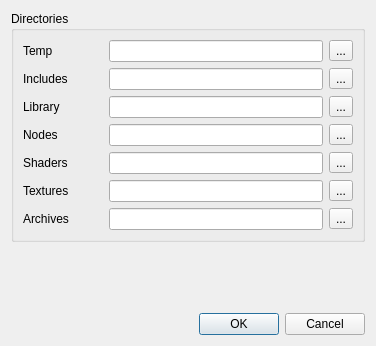
<?xml version="1.0" encoding="UTF-8"?>
<ui version="4.0">
 <class>SettingsSetup</class>
 <widget class="QDialog" name="SettingsSetup">
  <property name="geometry">
   <rect>
    <x>0</x>
    <y>0</y>
    <width>376</width>
    <height>346</height>
   </rect>
  </property>
  <property name="sizePolicy">
   <sizepolicy hsizetype="Preferred" vsizetype="Minimum">
    <horstretch>1</horstretch>
    <verstretch>0</verstretch>
   </sizepolicy>
  </property>
  <property name="minimumSize">
   <size>
    <width>0</width>
    <height>0</height>
   </size>
  </property>
  <property name="maximumSize">
   <size>
    <width>16777215</width>
    <height>16777215</height>
   </size>
  </property>
  <property name="windowTitle">
   <string>Settings Setup</string>
  </property>
  <property name="sizeGripEnabled">
   <bool>false</bool>
  </property>
  <layout class="QVBoxLayout" name="verticalLayout_2">
   <item>
    <widget class="QGroupBox" name="grp_dirs">
     <property name="sizePolicy">
      <sizepolicy hsizetype="Preferred" vsizetype="Fixed">
       <horstretch>0</horstretch>
       <verstretch>0</verstretch>
      </sizepolicy>
     </property>
     <property name="minimumSize">
      <size>
       <width>0</width>
       <height>0</height>
      </size>
     </property>
     <property name="maximumSize">
      <size>
       <width>16777215</width>
       <height>16777215</height>
      </size>
     </property>
     <property name="title">
      <string>Directories</string>
     </property>
     <layout class="QVBoxLayout" name="verticalLayout">
      <item>
       <layout class="QHBoxLayout" name="hl_temp" stretch="0,1,0">
        <property name="sizeConstraint">
         <enum>QLayout::SetMinimumSize</enum>
        </property>
        <item>
         <widget class="QLabel" name="label_temp">
          <property name="minimumSize">
           <size>
            <width>80</width>
            <height>0</height>
           </size>
          </property>
          <property name="maximumSize">
           <size>
            <width>80</width>
            <height>16777215</height>
           </size>
          </property>
          <property name="baseSize">
           <size>
            <width>60</width>
            <height>0</height>
           </size>
          </property>
          <property name="text">
           <string>Temp</string>
          </property>
         </widget>
        </item>
        <item>
         <widget class="QLineEdit" name="lineEdit_temp"/>
        </item>
        <item>
         <widget class="QToolButton" name="btn_temp_dir">
          <property name="text">
           <string>...</string>
          </property>
         </widget>
        </item>
       </layout>
      </item>
      <item>
       <layout class="QHBoxLayout" name="hl_inc" stretch="0,1,0">
        <item>
         <widget class="QLabel" name="label_inc">
          <property name="minimumSize">
           <size>
            <width>80</width>
            <height>0</height>
           </size>
          </property>
          <property name="maximumSize">
           <size>
            <width>80</width>
            <height>16777215</height>
           </size>
          </property>
          <property name="text">
           <string>Includes</string>
          </property>
         </widget>
        </item>
        <item>
         <widget class="QLineEdit" name="lineEdit_inc"/>
        </item>
        <item>
         <widget class="QToolButton" name="btn_inc_dir">
          <property name="text">
           <string>...</string>
          </property>
         </widget>
        </item>
       </layout>
      </item>
      <item>
       <layout class="QHBoxLayout" name="hl_lib" stretch="0,1,0">
        <item>
         <widget class="QLabel" name="label_lib">
          <property name="minimumSize">
           <size>
            <width>80</width>
            <height>0</height>
           </size>
          </property>
          <property name="maximumSize">
           <size>
            <width>80</width>
            <height>16777215</height>
           </size>
          </property>
          <property name="text">
           <string>Library</string>
          </property>
         </widget>
        </item>
        <item>
         <widget class="QLineEdit" name="lineEdit_lib"/>
        </item>
        <item>
         <widget class="QToolButton" name="btn_lib_dir">
          <property name="text">
           <string>...</string>
          </property>
         </widget>
        </item>
       </layout>
      </item>
      <item>
       <layout class="QHBoxLayout" name="hl_nodes" stretch="0,1,0">
        <item>
         <widget class="QLabel" name="label_nodes">
          <property name="minimumSize">
           <size>
            <width>80</width>
            <height>0</height>
           </size>
          </property>
          <property name="maximumSize">
           <size>
            <width>80</width>
            <height>16777215</height>
           </size>
          </property>
          <property name="text">
           <string>Nodes</string>
          </property>
         </widget>
        </item>
        <item>
         <widget class="QLineEdit" name="lineEdit_nodes"/>
        </item>
        <item>
         <widget class="QToolButton" name="btn_nodes_dir">
          <property name="text">
           <string>...</string>
          </property>
         </widget>
        </item>
       </layout>
      </item>
      <item>
       <layout class="QHBoxLayout" name="hl_shaders" stretch="0,1,0">
        <item>
         <widget class="QLabel" name="label_shaders">
          <property name="minimumSize">
           <size>
            <width>80</width>
            <height>0</height>
           </size>
          </property>
          <property name="maximumSize">
           <size>
            <width>80</width>
            <height>16777215</height>
           </size>
          </property>
          <property name="text">
           <string>Shaders</string>
          </property>
         </widget>
        </item>
        <item>
         <widget class="QLineEdit" name="lineEdit_shaders"/>
        </item>
        <item>
         <widget class="QToolButton" name="btn_shaders_dir">
          <property name="text">
           <string>...</string>
          </property>
         </widget>
        </item>
       </layout>
      </item>
      <item>
       <layout class="QHBoxLayout" name="hl_textures" stretch="0,1,0">
        <item>
         <widget class="QLabel" name="label_textures">
          <property name="minimumSize">
           <size>
            <width>80</width>
            <height>0</height>
           </size>
          </property>
          <property name="maximumSize">
           <size>
            <width>80</width>
            <height>16777215</height>
           </size>
          </property>
          <property name="text">
           <string>Textures</string>
          </property>
         </widget>
        </item>
        <item>
         <widget class="QLineEdit" name="lineEdit_textures"/>
        </item>
        <item>
         <widget class="QToolButton" name="btn_textures_dir">
          <property name="text">
           <string>...</string>
          </property>
         </widget>
        </item>
       </layout>
      </item>
      <item>
       <layout class="QHBoxLayout" name="hl_archives" stretch="0,1,0">
        <item>
         <widget class="QLabel" name="label_archives">
          <property name="minimumSize">
           <size>
            <width>80</width>
            <height>0</height>
           </size>
          </property>
          <property name="maximumSize">
           <size>
            <width>80</width>
            <height>16777215</height>
           </size>
          </property>
          <property name="text">
           <string>Archives</string>
          </property>
         </widget>
        </item>
        <item>
         <widget class="QLineEdit" name="lineEdit_archives"/>
        </item>
        <item>
         <widget class="QToolButton" name="btn_archives_dir">
          <property name="text">
           <string>...</string>
          </property>
         </widget>
        </item>
       </layout>
      </item>
     </layout>
    </widget>
   </item>
   <item>
    <spacer name="verticalSpacer">
     <property name="orientation">
      <enum>Qt::Vertical</enum>
     </property>
     <property name="sizeType">
      <enum>QSizePolicy::Expanding</enum>
     </property>
     <property name="sizeHint" stdset="0">
      <size>
       <width>20</width>
       <height>20</height>
      </size>
     </property>
    </spacer>
   </item>
   <item>
    <widget class="QDialogButtonBox" name="buttonBox">
     <property name="orientation">
      <enum>Qt::Horizontal</enum>
     </property>
     <property name="standardButtons">
      <set>QDialogButtonBox::Cancel|QDialogButtonBox::Ok</set>
     </property>
    </widget>
   </item>
  </layout>
 </widget>
 <resources/>
 <connections>
  <connection>
   <sender>buttonBox</sender>
   <signal>accepted()</signal>
   <receiver>SettingsSetup</receiver>
   <slot>accept()</slot>
   <hints>
    <hint type="sourcelabel">
     <x>248</x>
     <y>254</y>
    </hint>
    <hint type="destinationlabel">
     <x>157</x>
     <y>274</y>
    </hint>
   </hints>
  </connection>
  <connection>
   <sender>buttonBox</sender>
   <signal>rejected()</signal>
   <receiver>SettingsSetup</receiver>
   <slot>reject()</slot>
   <hints>
    <hint type="sourcelabel">
     <x>316</x>
     <y>260</y>
    </hint>
    <hint type="destinationlabel">
     <x>286</x>
     <y>274</y>
    </hint>
   </hints>
  </connection>
  <connection>
   <sender>btn_lib_dir</sender>
   <signal>clicked()</signal>
   <receiver>SettingsSetup</receiver>
   <slot>onBrowseLibraryDir()</slot>
   <hints>
    <hint type="sourcelabel">
     <x>381</x>
     <y>49</y>
    </hint>
    <hint type="destinationlabel">
     <x>211</x>
     <y>165</y>
    </hint>
   </hints>
  </connection>
  <connection>
   <sender>btn_temp_dir</sender>
   <signal>clicked()</signal>
   <receiver>SettingsSetup</receiver>
   <slot>onBrowseTempDir()</slot>
   <hints>
    <hint type="sourcelabel">
     <x>381</x>
     <y>84</y>
    </hint>
    <hint type="destinationlabel">
     <x>211</x>
     <y>165</y>
    </hint>
   </hints>
  </connection>
  <connection>
   <sender>btn_inc_dir</sender>
   <signal>clicked()</signal>
   <receiver>SettingsSetup</receiver>
   <slot>onBrowseIncludesDir()</slot>
   <hints>
    <hint type="sourcelabel">
     <x>364</x>
     <y>71</y>
    </hint>
    <hint type="destinationlabel">
     <x>198</x>
     <y>150</y>
    </hint>
   </hints>
  </connection>
  <connection>
   <sender>btn_nodes_dir</sender>
   <signal>clicked()</signal>
   <receiver>SettingsSetup</receiver>
   <slot>onBrowseNodesDir()</slot>
   <hints>
    <hint type="sourcelabel">
     <x>364</x>
     <y>127</y>
    </hint>
    <hint type="destinationlabel">
     <x>198</x>
     <y>150</y>
    </hint>
   </hints>
  </connection>
  <connection>
   <sender>btn_shaders_dir</sender>
   <signal>clicked()</signal>
   <receiver>SettingsSetup</receiver>
   <slot>onBrowseShadersDir()</slot>
   <hints>
    <hint type="sourcelabel">
     <x>364</x>
     <y>155</y>
    </hint>
    <hint type="destinationlabel">
     <x>198</x>
     <y>150</y>
    </hint>
   </hints>
  </connection>
  <connection>
   <sender>btn_textures_dir</sender>
   <signal>clicked()</signal>
   <receiver>SettingsSetup</receiver>
   <slot>onBrowseTexturesDir()</slot>
   <hints>
    <hint type="sourcelabel">
     <x>364</x>
     <y>183</y>
    </hint>
    <hint type="destinationlabel">
     <x>198</x>
     <y>150</y>
    </hint>
   </hints>
  </connection>
  <connection>
   <sender>btn_archives_dir</sender>
   <signal>clicked()</signal>
   <receiver>SettingsSetup</receiver>
   <slot>onBrowseArchivesDir()</slot>
   <hints>
    <hint type="sourcelabel">
     <x>342</x>
     <y>211</y>
    </hint>
    <hint type="destinationlabel">
     <x>187</x>
     <y>172</y>
    </hint>
   </hints>
  </connection>
 </connections>
 <slots>
  <slot>onBrowseLibraryDir()</slot>
  <slot>onBrowseTempDir()</slot>
  <slot>onBrowseShadersDir()</slot>
  <slot>onBrowseNodesDir()</slot>
  <slot>onBrowseIncludesDir()</slot>
  <slot>onBrowseTexturesDir()</slot>
  <slot>onBrowseArchivesDir()</slot>
 </slots>
</ui>
